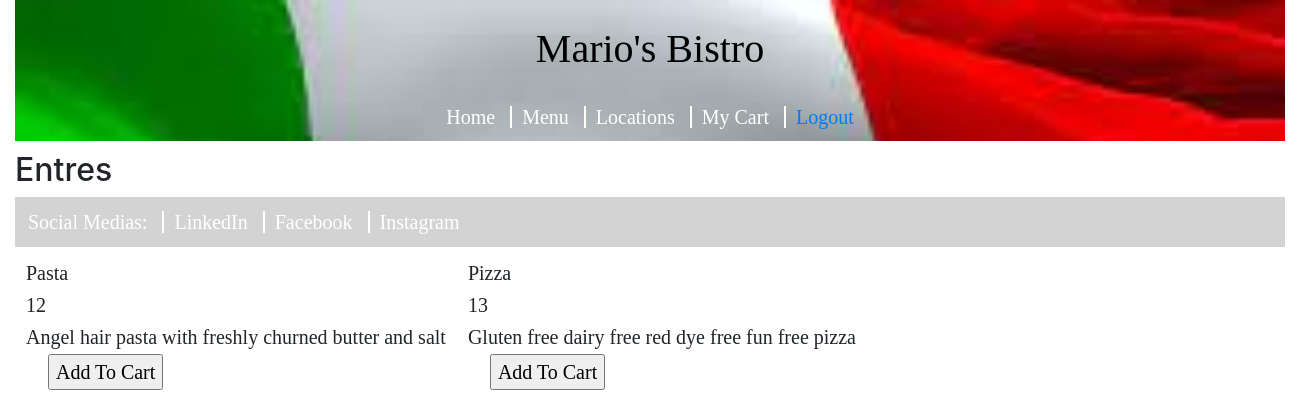
Page /menu.php on the earlier database version.
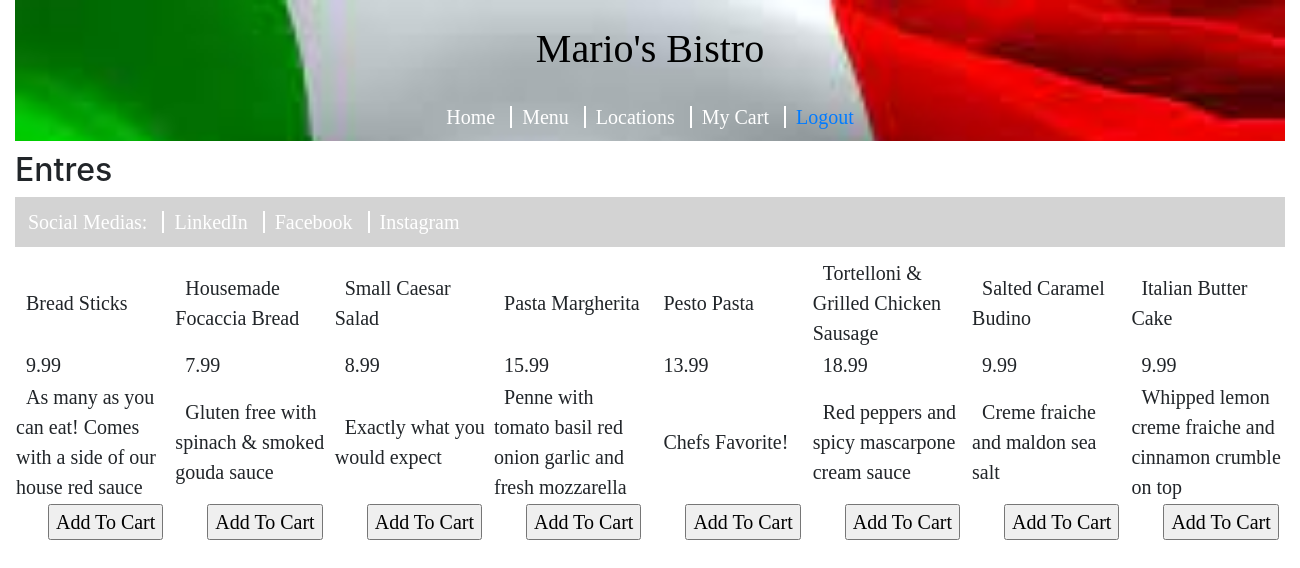
Same page on the later database version.
### tables this page shows
CREATE TABLE IF NOT EXISTS menuItem (
  id int(11) NOT NULL,
  name varchar(255) NOT NULL,
  price double NOT NULL,
  description varchar(255),
  inStock tinyint(1) NOT NULL,
  PRIMARY KEY(id)
);

### menu.php (the view, shortened to what this page needs)
<?php
  require('database.php');
  $queryMenu = 'SELECT * FROM menuItem';
  $itemNames = $db->query($queryMenu);
  $itemPrices = $db->query($queryMenu);
  $itemDescriptions = $db->query($queryMenu);
  $itemButtons = $db->query($queryMenu);
 ?>
 <!DOCTYPE html>
 <html>
     <head>
         <link rel="stylesheet" href="index.css">
 	<link rel="stylesheet" href="https://stackpath.bootstrapcdn.com/bootstrap/4.1.1/css/bootstrap.min.css">
     </head>
     <body class="container-fluid">
       <header>
         <h1>Mario's Bistro</h1>
 	       <nav>
           <a class="link" href = "index.html"> Home </a>
           <a class="link" href = "menu.php"> Menu </a>
           <a class="link" href = "locations.php"> Locations </a>
           <a class="link" href = "cart.php"> My Cart </a>
           <a href="logout.php"> Logout </a>
         </nav>
       </header>
       <div>
         <h2 class="entres_title"> Entres </h2>
         <table>
           <tr>
             <?php foreach ($itemNames as $item): ?>
               <td><a><?php echo $item['name']?></a></td>
             <?php endforeach; ?>
           </tr>
           <tr>
             <?php foreach ($itemPrices as $item): ?>
               <td><a><?php echo $item['price']?></a></td>
             <?php endforeach; ?>
           </tr>
           <tr>
             <?php foreach ($itemDescriptions as $item): ?>
               <td><a><?php echo $item['description']?></a></td>
             <?php endforeach; ?>
           </tr>
           <tr>
             <?php foreach($itemButtons as $item): ?>
                <td>
                  <form action="addToCart.php" method="post">
                    <a><input type="hidden" name="itemId" value="<?php echo $item['id']?>"></a>
                    <a><input type="submit" name="add" value="Add To Cart"></a>
                  </form>
                </td>
             <?php endforeach; ?>
           </tr>
       </div>
       <footer>
         <nav id="socials">
           <a style="color: white"> Social Medias: </a>
           <a class="link" href = "" target="_blank"> LinkedIn </a>
           <a class="link" href = "" target="_blank"> Facebook </a>
           <a class="link" href = "" target="_blank"> Instagram </a>
         </nav>
       </footer>
     </body>
 </html>

### index.css (style rules this page uses)
header { color: black; background-image: url('flag.jpeg'); background-size: cover; text-align: center; font-family: Impact; font-size: 40px; padding-top: 10px; }
h1 { padding-top: 15px; padding-bottom: 0px; }
a { width: 100%; text-decoration: none; font-size: 20px; color: yellow; text-align: center; font-family: Verdana; border-right: 2px solid #FFFFFF; padding-right: 10px; padding-left: 10px; padding-top: 0; padding-bottom: 0; }
a:last-child { border-right: 0; }
footer { color: black; background-color: lightgray; font: Verdana; padding: 3px; padding-top: 10px; padding-bottom: 10px; margin-bottom: 10px; }
div { padding-top: 10px; padding-bottom: 10px; font-size: 18px; }
@media (min-width: 1000px) { div { padding-bottom: 30px; } }
.link { color: white; }

Differences in the rows shown:
removed menuitem: name "Pasta", price "12", description "Angel hair pasta with freshly churned butter and salt"
removed menuitem: name "Pizza", price "13", description "Gluten free dairy free red dye free fun free pizza"
added menuitem: name "Bread Sticks", price "9.99", description "As many as you can eat! Comes with a side of our house red sauce"
added menuitem: name "Housemade Focaccia Bread", price "7.99", description "Gluten free with spinach & smoked gouda sauce"
added menuitem: name "Small Caesar Salad", price "8.99", description "Exactly what you would expect"
added menuitem: name "Pasta Margherita", price "15.99", description "Penne with tomato basil red onion garlic and fresh mozzarella"
added menuitem: name "Pesto Pasta", price "13.99", description "Chefs Favorite!"
added menuitem: name "Tortelloni & Grilled Chicken Sausage", price "18.99", description "Red peppers and spicy mascarpone cream sauce"
added menuitem: name "Salted Caramel Budino", price "9.99", description "Creme fraiche and maldon sea salt"
added menuitem: name "Italian Butter Cake", price "9.99", description "Whipped lemon creme fraiche and cinnamon crumble on top"
